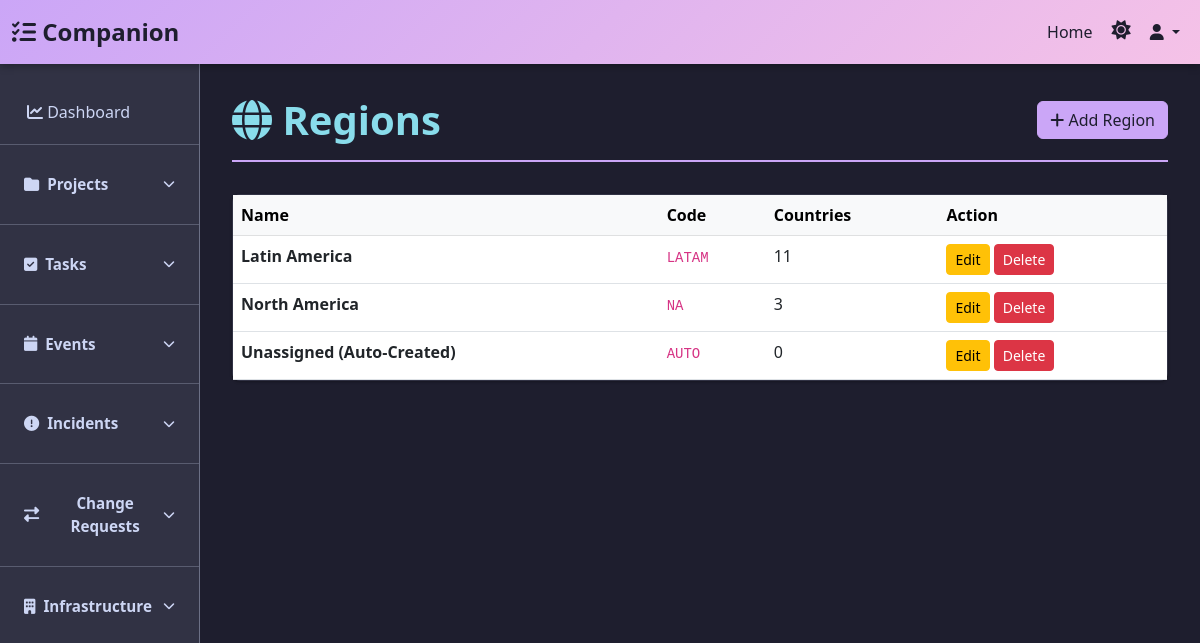
Page /infrastructure/regions/ on the committed database.
### inframan/models.py (models this page shows, shortened)
class Region(models.Model):
    name = models.CharField(max_length=100, unique=True)
    code = models.CharField(max_length=10, unique=True)
    description = models.TextField(blank=True, null=True)
    created_at = models.DateTimeField(auto_now_add=True)
    updated_at = models.DateTimeField(auto_now=True)
    class Meta:
        ordering = ['name']
        verbose_name = 'Region'
        verbose_name_plural = 'Regions'

### inframan/views.py (the view)
# urls.py: path('regions/', views.region_list, name='region_list'),
def region_list(request):
    regions = Region.objects.all()
    return render(request, 'inframan/region_list.html', {'regions': regions})

### templates/inframan/region_list.html (shortened to what this page needs)
{% extends 'shiro/base.html' %}
{% block content %}
<div class="page-header d-flex justify-content-between align-items-center">
    <h1><i class="fas fa-globe"></i> Regions</h1>
    <a href="{% url 'inframan:region_create' %}" class="btn btn-primary">
        <i class="fas fa-plus"></i> Add Region
    </a>
</div>
{% if regions %}
    <div class="card">
        <div class="table-responsive">
            <table class="table table-hover mb-0">
                <thead class="table-light">
                    <tr>
                        <th>Name</th>
                        <th>Code</th>
                        <th>Countries</th>
                        <th>Action</th>
                    </tr>
                </thead>
                <tbody>
                    {% for region in regions %}
                        <tr>
                            <td><strong>{{ region.name }}</strong></td>
                            <td><code>{{ region.code }}</code></td>
                            <td>{{ region.countries.count }}</td>
                            <td>
                                <a href="{% url 'inframan:region_edit' region.pk %}" class="btn btn-sm btn-warning">Edit</a>
                                <a href="{% url 'inframan:region_delete' region.pk %}" class="btn btn-sm btn-danger">Delete</a>
                            </td>
                        </tr>
                    {% endfor %}
                </tbody>
            </table>
        </div>
    </div>
{% else %}
    <div class="alert alert-info alert-dismissible fade show" role="alert">
        <i class="fas fa-info-circle"></i> No regions yet.
        <a href="{% url 'inframan:region_create' %}" class="alert-link">Create one now!</a>
    </div>
{% endif %}
{% endblock %}

### templates/shiro/base.html (style rules this page uses)
:root { --dracula-background-light: #f7ede1; --dracula-foreground-light: #2d2a26; --dracula-selection-light: #ffffff; --dracula-comment-light: #8a8378; --dracula-red-light: #e5484d; --dracula-orange-light: #f5822a; --dracula-yellow-light: #d4a017; --dracula-green-light: #2fae5a; --dracula-purple-light: #f5822a; --dracula-cyan-light: #f5822a; --dracula-pink-light: #f5822a; --dracula-background: #1e1e2e; --dracula-foreground: #cdd6f4; --dracula-selection: #313244; --dracula-comment: #6c7086; --dracula-red: #f38ba8; --dracula-orange: #fab387; --dracula-yellow: #f9e2af; --dracula-green: #a6e3a1; --dracula-purple: #cba6f7; --dracula-cyan: #89dceb; --dracula-pink: #f5c2e7; }
body { font-family: 'Segoe UI', Tahoma, Geneva, Verdana, sans-serif; background-color: var(--dracula-background); color: var(--dracula-foreground); transition: background-color 0.3s ease, color 0.3s ease; }
.page-header { margin-bottom: 2rem; padding-bottom: 1rem; border-bottom: 2px solid var(--dracula-purple); }
.page-header h1 { color: var(--dracula-cyan); font-weight: 700; margin: 0; }
.card { border: 1px solid var(--dracula-selection); background-color: var(--dracula-selection); color: var(--dracula-foreground); box-shadow: 0 1px 3px rgba(0,0,0,0.3); border-radius: 0.5rem; transition: all 0.3s ease; margin-bottom: 1.5rem; }
.btn-primary { background-color: var(--dracula-purple); border-color: var(--dracula-purple); color: #1e1e2e; }
.table { color: var(--dracula-foreground); }
.table-light { background-color: var(--dracula-selection); }

### rows in the picture
Region: name "Latin America", code "LATAM", countries.count "11"
Region: name "North America", code "NA", countries.count "3"
Region: name "Unassigned (Auto-Created)", code "AUTO", countries.count "0"
